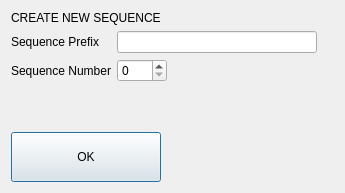
<?xml version="1.0" encoding="UTF-8"?>
<ui version="4.0">
 <class>Dialog</class>
 <widget class="QDialog" name="Dialog">
  <property name="geometry">
   <rect>
    <x>0</x>
    <y>0</y>
    <width>345</width>
    <height>193</height>
   </rect>
  </property>
  <property name="minimumSize">
   <size>
    <width>345</width>
    <height>193</height>
   </size>
  </property>
  <property name="maximumSize">
   <size>
    <width>345</width>
    <height>193</height>
   </size>
  </property>
  <property name="windowTitle">
   <string>Dialog</string>
  </property>
  <property name="styleSheet">
   <string notr="true">QProgressBar:horizontal {
    border: 1px solid #3A3939;
    text-align: center;
    padding: 1px;
    background: #201F1F;
}
QProgressBar::chunk:horizontal {
    background-color: qlineargradient(spread:reflect, x1:1, y1:0.545, x2:1, y2:0, stop:0 rgba(28, 66, 111, 255), stop:1 rgba(37, 87, 146, 255));
}

QToolTip
{
    border: 1px solid #3A3939;
    background-color: rgb(90, 102, 117);;
    color: white;
    padding: 1px;
    opacity: 200;
}

QWidget
{
    color: silver;
    background-color: #302F2F;
    selection-background-color:#3d8ec9;
    selection-color: black;
    background-clip: border;
    border-image: none;
    outline: 0;
}

QWidget:item:hover
{
    background-color: #78879b;
    color: black;
}

QWidget:item:selected
{
    background-color: #3d8ec9;
}

QCheckBox
{
    spacing: 5px;
    outline: none;
    color: #bbb;
    margin-bottom: 2px;
}

QCheckBox:disabled
{
    color: #777777;
}
QCheckBox::indicator,
QGroupBox::indicator
{
    width: 18px;
    height: 18px;
}
QGroupBox::indicator
{
    margin-left: 2px;
}

QCheckBox::indicator:unchecked,
QCheckBox::indicator:unchecked:hover,
QGroupBox::indicator:unchecked,
QGroupBox::indicator:unchecked:hover
{
    image: url(:/dark_blue/img/checkbox_unchecked.png);
}

QCheckBox::indicator:unchecked:focus,
QCheckBox::indicator:unchecked:pressed,
QGroupBox::indicator:unchecked:focus,
QGroupBox::indicator:unchecked:pressed
{
  border: none;
    image: url(:/dark_blue/img/checkbox_unchecked_focus.png);
}

QCheckBox::indicator:checked,
QCheckBox::indicator:checked:hover,
QGroupBox::indicator:checked,
QGroupBox::indicator:checked:hover
{
    image: url(:/dark_blue/img/checkbox_checked.png);
}

QCheckBox::indicator:checked:focus,
QCheckBox::indicator:checked:pressed,
QGroupBox::indicator:checked:focus,
QGroupBox::indicator:checked:pressed
{
  border: none;
    image: url(:/dark_blue/img/checkbox_checked_focus.png);
}

QCheckBox::indicator:indeterminate,
QCheckBox::indicator:indeterminate:hover,
QCheckBox::indicator:indeterminate:pressed
QGroupBox::indicator:indeterminate,
QGroupBox::indicator:indeterminate:hover,
QGroupBox::indicator:indeterminate:pressed
{
    image: url(:/dark_blue/img/checkbox_indeterminate.png);
}

QCheckBox::indicator:indeterminate:focus,
QGroupBox::indicator:indeterminate:focus
{
    image: url(:/dark_blue/img/checkbox_indeterminate_focus.png);
}

QCheckBox::indicator:checked:disabled,
QGroupBox::indicator:checked:disabled
{
    image: url(:/dark_blue/img/checkbox_checked_disabled.png);
}

QCheckBox::indicator:unchecked:disabled,
QGroupBox::indicator:unchecked:disabled
{
    image: url(:/dark_blue/img/checkbox_unchecked_disabled.png);
}

QRadioButton
{
    spacing: 5px;
    outline: none;
    color: #bbb;
    margin-bottom: 2px;
}

QRadioButton:disabled
{
    color: #777777;
}
QRadioButton::indicator
{
    width: 21px;
    height: 21px;
}

QRadioButton::indicator:unchecked,
QRadioButton::indicator:unchecked:hover
{
    image: url(:/dark_blue/img/radio_unchecked.png);
}

QRadioButton::indicator:unchecked:focus,
QRadioButton::indicator:unchecked:pressed
{
  border: none;
  outline: none;
    image: url(:/dark_blue/img/radio_unchecked_focus.png);
}

QRadioButton::indicator:checked,
QRadioButton::indicator:checked:hover
{
  border: none;
  outline: none;
    image: url(:/dark_blue/img/radio_checked.png);
}

QRadioButton::indicator:checked:focus,
QRadioButton::indicato::menu-arrowr:checked:pressed
{
  border: none;
  outline: none;
    image: url(:/dark_blue/img/radio_checked_focus.png);
}

QRadioButton::indicator:indeterminate,
QRadioButton::indicator:indeterminate:hover,
QRadioButton::indicator:indeterminate:pressed
{
        image: url(:/dark_blue/img/radio_indeterminate.png);
}

QRadioButton::indicator:checked:disabled
{
  outline: none;
  image: url(:/dark_blue/img/radio_checked_disabled.png);
}

QRadioButton::indicator:unchecked:disabled
{
    image: url(:/dark_blue/img/radio_unchecked_disabled.png);
}


QMenuBar
{
    background-color: #302F2F;
    color: silver;
}

QMenuBar::item
{
    background: transparent;
}

QMenuBar::item:selected
{
    background: transparent;
    border: 1px solid #3A3939;
}

QMenuBar::item:pressed
{
    border: 1px solid #3A3939;
    background-color: #3d8ec9;
    color: black;
    margin-bottom:-1px;
    padding-bottom:1px;
}

QMenu
{
    border: 1px solid #3A3939;
    color: silver;
    margin: 1px;
}

QMenu::icon
{
    margin: 1px;
}

QMenu::item
{
    padding: 2px 2px 2px 25px;
    margin-left: 5px;
    border: 1px solid transparent; /* reserve space for selection border */
}

QMenu::item:selected
{
    color: black;
}

QMenu::separator {
    height: 2px;
    background: lightblue;
    margin-left: 10px;
    margin-right: 5px;
}

QMenu::indicator {
    width: 16px;
    height: 16px;
}

/* non-exclusive indicator = check box style indicator
   (see QActionGroup::setExclusive) */
QMenu::indicator:non-exclusive:unchecked {
    image: url(:/dark_blue/img/checkbox_unchecked.png);
}

QMenu::indicator:non-exclusive:unchecked:selected {
    image: url(:/dark_blue/img/checkbox_unchecked_disabled.png);
}

QMenu::indicator:non-exclusive:checked {
    image: url(:/dark_blue/img/checkbox_checked.png);
}

QMenu::indicator:non-exclusive:checked:selected {
    image: url(:/dark_blue/img/checkbox_checked_disabled.png);
}

/* exclusive indicator = radio button style indicator (see QActionGroup::setExclusive) */
QMenu::indicator:exclusive:unchecked {
    image: url(:/dark_blue/img/radio_unchecked.png);
}

QMenu::indicator:exclusive:unchecked:selected {
    image: url(:/dark_blue/img/radio_unchecked_disabled.png);
}

QMenu::indicator:exclusive:checked {
    image: url(:/dark_blue/img/radio_checked.png);
}

QMenu::indicator:exclusive:checked:selected {
    image: url(:/dark_blue/img/radio_checked_disabled.png);
}

QMenu::right-arrow {
    margin: 5px;
    image: url(:/dark_blue/img/right_arrow.png)
}


QWidget:disabled
{
    color: #808080;
    background-color: #302F2F;
}

QAbstractItemView
{
    alternate-background-color: #3A3939;
    color: silver;
    border: 1px solid 3A3939;
    border-radius: 2px;
    padding: 1px;
}

QWidget:focus, QMenuBar:focus
{
    border: 1px solid #78879b;
}

QTabWidget:focus, QCheckBox:focus, QRadioButton:focus, QSlider:focus
{
    border: none;
}

QLineEdit
{
    background-color: #201F1F;
    padding: 2px;
    border-style: solid;
    border: 1px solid #3A3939;
    border-radius: 2px;
    color: silver;
}

QGroupBox {
    border:1px solid #3A3939;
    border-radius: 2px;
    margin-top: 20px;
    background-color: #302F2F;
    color: silver;
}

QGroupBox::title {
    subcontrol-origin: margin;
    subcontrol-position: top center;
    padding-left: 10px;
    padding-right: 10px;
    padding-top: 10px;
}

QAbstractScrollArea
{
    border-radius: 2px;
    border: 1px solid #3A3939;
    background-color: transparent;
}

QScrollBar:horizontal
{
    height: 15px;
    margin: 3px 15px 3px 15px;
    border: 1px transparent #2A2929;
    border-radius: 4px;
    background-color: #2A2929;
}

QScrollBar::handle:horizontal
{
    background-color: #605F5F;
    min-width: 5px;
    border-radius: 4px;
}

QScrollBar::add-line:horizontal
{
    margin: 0px 3px 0px 3px;
    border-image: url(:/dark_blue/img/right_arrow_disabled.png);
    width: 10px;
    height: 10px;
    subcontrol-position: right;
    subcontrol-origin: margin;
}

QScrollBar::sub-line:horizontal
{
    margin: 0px 3px 0px 3px;
    border-image: url(:/dark_blue/img/left_arrow_disabled.png);
    height: 10px;
    width: 10px;
    subcontrol-position: left;
    subcontrol-origin: margin;
}

QScrollBar::add-line:horizontal:hover,QScrollBar::add-line:horizontal:on
{
    border-image: url(:/dark_blue/img/right_arrow.png);
    height: 10px;
    width: 10px;
    subcontrol-position: right;
    subcontrol-origin: margin;
}


QScrollBar::sub-line:horizontal:hover, QScrollBar::sub-line:horizontal:on
{
    border-image: url(:/dark_blue/img/left_arrow.png);
    height: 10px;
    width: 10px;
    subcontrol-position: left;
    subcontrol-origin: margin;
}

QScrollBar::up-arrow:horizontal, QScrollBar::down-arrow:horizontal
{
    background: none;
}


QScrollBar::add-page:horizontal, QScrollBar::sub-page:horizontal
{
    background: none;
}

QScrollBar:vertical
{
    background-color: #2A2929;
    width: 15px;
    margin: 15px 3px 15px 3px;
    border: 1px transparent #2A2929;
    border-radius: 4px;
}

QScrollBar::handle:vertical
{
    background-color: #605F5F;
    min-height: 5px;
    border-radius: 4px;
}

QScrollBar::sub-line:vertical
{
    margin: 3px 0px 3px 0px;
    border-image: url(:/dark_blue/img/up_arrow_disabled.png);
    height: 10px;
    width: 10px;
    subcontrol-position: top;
    subcontrol-origin: margin;
}

QScrollBar::add-line:vertical
{
    margin: 3px 0px 3px 0px;
    border-image: url(:/dark_blue/img/down_arrow_disabled.png);
    height: 10px;
    width: 10px;
    subcontrol-position: bottom;
    subcontrol-origin: margin;
}

QScrollBar::sub-line:vertical:hover,QScrollBar::sub-line:vertical:on
{

    border-image: url(:/dark_blue/img/up_arrow.png);
    height: 10px;
    width: 10px;
    subcontrol-position: top;
    subcontrol-origin: margin;
}


QScrollBar::add-line:vertical:hover, QScrollBar::add-line:vertical:on
{
    border-image: url(:/dark_blue/img/down_arrow.png);
    height: 10px;
    width: 10px;
    subcontrol-position: bottom;
    subcontrol-origin: margin;
}

QScrollBar::up-arrow:vertical, QScrollBar::down-arrow:vertical
{
    background: none;
}


QScrollBar::add-page:vertical, QScrollBar::sub-page:vertical
{
    background: none;
}

QTextEdit
{
    background-color: #201F1F;
    color: silver;
    border: 1px solid #3A3939;
}

QPlainTextEdit
{
    background-color: #201F1F;;
    color: silver;
    border-radius: 2px;
    border: 1px solid #3A3939;
}

QHeaderView::section
{
    background-color: #3A3939;
    color: silver;
    padding-left: 4px;
    border: 1px solid #6c6c6c;
}

QSizeGrip {
    image: url(:/dark_blue/img/sizegrip.png);
    width: 12px;
    height: 12px;
}

QMainWindow
{
    background-color: #302F2F;

}

QMainWindow::separator
{
    background-color: #302F2F;
    color: white;
    padding-left: 4px;
    spacing: 2px;
    border: 1px dashed #3A3939;
}

QMainWindow::separator:hover
{

    background-color: #787876;
    color: white;
    padding-left: 4px;
    border: 1px solid #3A3939;
    spacing: 2px;
}


QMenu::separator
{
    height: 1px;
    background-color: #3A3939;
    color: white;
    padding-left: 4px;
    margin-left: 10px;
    margin-right: 5px;
}


QFrame
{
    border-radius: 2px;
    border: 1px solid #444;
}

QFrame[frameShape=&quot;0&quot;]
{
    border-radius: 2px;
    border: 1px transparent #444;
}

QStackedWidget
{
    background-color: #302F2F;
    border: 1px transparent black;
}

QToolBar {
    border: 1px transparent #393838;
    background: 1px solid #302F2F;
    font-weight: bold;
}

QToolBar::handle:horizontal {
    image: url(:/dark_blue/img/Hmovetoolbar.png);
}
QToolBar::handle:vertical {
    image: url(:/dark_blue/img/Vmovetoolbar.png);
}
QToolBar::separator:horizontal {
    image: url(:/dark_blue/img/Hsepartoolbar.png);
}
QToolBar::separator:vertical {
    image: url(:/dark_blue/img/Vsepartoolbars.png);
}

QPushButton
{
    color: silver;
    background-color: #302F2F;
    border-width: 2px;
    border-color: #4A4949;
    border-style: solid;
    padding-top: 2px;
    padding-bottom: 2px;
    padding-left: 10px;
    padding-right: 10px;
    border-radius: 4px;
    /* outline: none; */
    /* min-width: 40px; */
}

QPushButton:disabled
{
    background-color: #302F2F;
    border-width: 2px;
    border-color: #3A3939;
    border-style: solid;
    padding-top: 2px;
    padding-bottom: 2px;
    padding-left: 10px;
    padding-right: 10px;
    /*border-radius: 2px;*/
    color: #808080;
}

QPushButton:focus {
    background-color: #3d8ec9;
    color: white;
}

QComboBox
{
    selection-background-color: #3d8ec9;
    background-color: #201F1F;
    border-style: solid;
    border: 1px solid #3A3939;
    border-radius: 2px;
    padding: 2px;
    min-width: 75px;
}

QPushButton:checked{
    background-color: #4A4949;
    border-color: #6A6969;
}

QPushButton:hover {
    border: 2px solid #78879b;
    color: silver;
}

QComboBox:hover, QAbstractSpinBox:hover,QLineEdit:hover,QTextEdit:hover,QPlainTextEdit:hover,QAbstractView:hover,QTreeView:hover
{
    border: 1px solid #78879b;
    color: silver;
}

QComboBox:on
{
    background-color: #626873;
    padding-top: 3px;
    padding-left: 4px;
    selection-background-color: #4a4a4a;
}

QComboBox QAbstractItemView
{
    background-color: #201F1F;
    border-radius: 2px;
    border: 1px solid #444;
    selection-background-color: #3d8ec9;
    color: silver;
}

QComboBox::drop-down
{
    subcontrol-origin: padding;
    subcontrol-position: top right;
    width: 15px;

    border-left-width: 0px;
    border-left-color: darkgray;
    border-left-style: solid;
    border-top-right-radius: 3px;
    border-bottom-right-radius: 3px;
}

QComboBox::down-arrow
{
    image: url(:/dark_blue/img/down_arrow_disabled.png);
}

QComboBox::down-arrow:on, QComboBox::down-arrow:hover,
QComboBox::down-arrow:focus
{
    image: url(:/dark_blue/img/down_arrow.png);
}

QPushButton:pressed
{
    background-color: #484846;
}

QAbstractSpinBox {
    padding-top: 2px;
    padding-bottom: 2px;
    border: 1px solid #3A3939;
    background-color: #201F1F;
    color: silver;
    border-radius: 2px;
    min-width: 75px;
}

QAbstractSpinBox:up-button
{
    background-color: transparent;
    subcontrol-origin: border;
    subcontrol-position: top right;
}

QAbstractSpinBox:down-button
{
    background-color: transparent;
    subcontrol-origin: border;
    subcontrol-position: bottom right;
}

QAbstractSpinBox::up-arrow,QAbstractSpinBox::up-arrow:disabled,QAbstractSpinBox::up-arrow:off {
    image: url(:/dark_blue/img/up_arrow_disabled.png);
    width: 10px;
    height: 10px;
}
QAbstractSpinBox::up-arrow:hover
{
    image: url(:/dark_blue/img/up_arrow.png);
}


QAbstractSpinBox::down-arrow,QAbstractSpinBox::down-arrow:disabled,QAbstractSpinBox::down-arrow:off
{
    image: url(:/dark_blue/img/down_arrow_disabled.png);
    width: 10px;
    height: 10px;
}
QAbstractSpinBox::down-arrow:hover
{
    image: url(:/dark_blue/img/down_arrow.png);
}


QLabel
{
    border: 0px solid black;
}

QTabWidget{
    border: 1px transparent black;
}

QTabWidget::pane {
    border: 1px solid #444;
    border-radius: 3px;
    padding: 3px;
}

QTabBar
{
    qproperty-drawBase: 0;
    left: 5px; /* move to the right by 5px */
}

QTabBar:focus
{
    border: 0px transparent black;
}

QTabBar::close-button  {
    image: url(:/dark_blue/img/close.png);
    background: transparent;
}

QTabBar::close-button:hover
{
    image: url(:/dark_blue/img/close-hover.png);
    background: transparent;
}

QTabBar::close-button:pressed {
    image: url(:/dark_blue/img/close-pressed.png);
    background: transparent;
}

/* TOP TABS */
QTabBar::tab:top {
    color: #b1b1b1;
    border: 1px solid #4A4949;
    border-bottom: 1px transparent black;
    background-color: #302F2F;
    padding: 5px;
    border-top-left-radius: 2px;
    border-top-right-radius: 2px;
}

QTabBar::tab:top:!selected
{
    color: #b1b1b1;
    background-color: #201F1F;
    border: 1px transparent #4A4949;
    border-bottom: 1px transparent #4A4949;
    border-top-left-radius: 0px;
    border-top-right-radius: 0px;
}

QTabBar::tab:top:!selected:hover {
    background-color: #48576b;
}

/* BOTTOM TABS */
QTabBar::tab:bottom {
    color: #b1b1b1;
    border: 1px solid #4A4949;
    border-top: 1px transparent black;
    background-color: #302F2F;
    padding: 5px;
    border-bottom-left-radius: 2px;
    border-bottom-right-radius: 2px;
}

QTabBar::tab:bottom:!selected
{
    color: #b1b1b1;
    background-color: #201F1F;
    border: 1px transparent #4A4949;
    border-top: 1px transparent #4A4949;
    border-bottom-left-radius: 0px;
    border-bottom-right-radius: 0px;
}

QTabBar::tab:bottom:!selected:hover {
    background-color: #78879b;
}

/* LEFT TABS */
QTabBar::tab:left {
    color: #b1b1b1;
    border: 1px solid #4A4949;
    border-left: 1px transparent black;
    background-color: #302F2F;
    padding: 5px;
    border-top-right-radius: 2px;
    border-bottom-right-radius: 2px;
}

QTabBar::tab:left:!selected
{
    color: #b1b1b1;
    background-color: #201F1F;
    border: 1px transparent #4A4949;
    border-right: 1px transparent #4A4949;
    border-top-right-radius: 0px;
    border-bottom-right-radius: 0px;
}

QTabBar::tab:left:!selected:hover {
    background-color: #48576b;
}


/* RIGHT TABS */
QTabBar::tab:right {
    color: #b1b1b1;
    border: 1px solid #4A4949;
    border-right: 1px transparent black;
    background-color: #302F2F;
    padding: 5px;
    border-top-left-radius: 2px;
    border-bottom-left-radius: 2px;
}

QTabBar::tab:right:!selected
{
    color: #b1b1b1;
    background-color: #201F1F;
    border: 1px transparent #4A4949;
    border-right: 1px transparent #4A4949;
    border-top-left-radius: 0px;
    border-bottom-left-radius: 0px;
}

QTabBar::tab:right:!selected:hover {
    background-color: #48576b;
}

QTabBar QToolButton::right-arrow:enabled {
     image: url(:/dark_blue/img/right_arrow.png);
 }

 QTabBar QToolButton::left-arrow:enabled {
     image: url(:/dark_blue/img/left_arrow.png);
 }

QTabBar QToolButton::right-arrow:disabled {
     image: url(:/dark_blue/img/right_arrow_disabled.png);
 }

 QTabBar QToolButton::left-arrow:disabled {
     image: url(:/dark_blue/img/left_arrow_disabled.png);
 }


QDockWidget {
    border: 1px solid #403F3F;
    titlebar-close-icon: url(:/dark_blue/img/close.png);
    titlebar-normal-icon: url(:/dark_blue/img/undock.png);
}

QDockWidget::close-button, QDockWidget::float-button {
    border: 1px solid transparent;
    border-radius: 2px;
    background: transparent;
}

QDockWidget::close-button:hover, QDockWidget::float-button:hover {
    background: rgba(255, 255, 255, 10);
}

QDockWidget::close-button:pressed, QDockWidget::float-button:pressed {
    padding: 1px -1px -1px 1px;
    background: rgba(255, 255, 255, 10);
}

QTreeView, QListView, QTextBrowser, AtLineEdit, AtLineEdit::hover {
    border: 1px solid #444;
    background-color: silver;
    border-radius: 3px;
    margin-left: 3px;
    color: black;
}

QTreeView:branch:selected, QTreeView:branch:hover {
    background: url(:/dark_blue/img/transparent.png);
}

QTreeView::branch:has-siblings:!adjoins-item {
    border-image: url(:/dark_blue/img/transparent.png);
}

QTreeView::branch:has-siblings:adjoins-item {
    border-image: url(:/dark_blue/img/transparent.png);
}

QTreeView::branch:!has-children:!has-siblings:adjoins-item {
    border-image: url(:/dark_blue/img/transparent.png);
}

QTreeView::branch:has-children:!has-siblings:closed,
QTreeView::branch:closed:has-children:has-siblings {
    image: url(:/dark_blue/img/branch_closed.png);
}

QTreeView::branch:open:has-children:!has-siblings,
QTreeView::branch:open:has-children:has-siblings  {
    image: url(:/dark_blue/img/branch_open.png);
}

QTreeView::branch:has-children:!has-siblings:closed:hover,
QTreeView::branch:closed:has-children:has-siblings:hover {
    image: url(:/dark_blue/img/branch_closed-on.png);
    }

QTreeView::branch:open:has-children:!has-siblings:hover,
QTreeView::branch:open:has-children:has-siblings:hover  {
    image: url(:/dark_blue/img/branch_open-on.png);
    }

QListView::item:!selected:hover, QListView::item:!selected:hover, QTreeView::item:!selected:hover  {
    background: rgba(0, 0, 0, 0);
    outline: 0;
    color: #FFFFFF
}

QListView::item:selected:hover, QListView::item:selected:hover, QTreeView::item:selected:hover  {
    background: #3d8ec9;
    color: #FFFFFF;
}

QSlider::groove:horizontal {
    border: 1px solid #3A3939;
    height: 8px;
    background: #201F1F;
    margin: 2px 0;
    border-radius: 2px;
}

QSlider::handle:horizontal {
    background: QLinearGradient( x1: 0, y1: 0, x2: 0, y2: 1,
      stop: 0.0 silver, stop: 0.2 #a8a8a8, stop: 1 #727272);
    border: 1px solid #3A3939;
    width: 14px;
    height: 14px;
    margin: -4px 0;
    border-radius: 2px;
}

QSlider::groove:vertical {
    border: 1px solid #3A3939;
    width: 8px;
    background: #201F1F;
    margin: 0 0px;
    border-radius: 2px;
}

QSlider::handle:vertical {
    background: QLinearGradient( x1: 0, y1: 0, x2: 0, y2: 1, stop: 0.0 silver,
    stop: 0.2 #a8a8a8, stop: 1 #727272);
    border: 1px solid #3A3939;
    width: 14px;
    height: 14px;
    margin: 0 -4px;
    border-radius: 2px;
}

QToolButton {
    /*  background-color: transparent; */
    border: 2px transparent #4A4949;
    border-radius: 4px;
    background-color: dimgray;
    margin: 2px;
    padding: 2px;
}

QToolButton[popupMode=&quot;1&quot;] { /* only for MenuButtonPopup */
 padding-right: 20px; /* make way for the popup button */
 border: 2px transparent #4A4949;
 border-radius: 4px;
}

QToolButton[popupMode=&quot;2&quot;] { /* only for InstantPopup */
 padding-right: 10px; /* make way for the popup button */
 border: 2px transparent #4A4949;
}


QToolButton:hover, QToolButton::menu-button:hover {
    border: 2px solid #78879b;
}

QToolButton:checked, QToolButton:pressed,
    QToolButton::menu-button:pressed {
    background-color: #4A4949;
    border: 2px solid #78879b;
}

/* the subcontrol below is used only in the InstantPopup or DelayedPopup mode */
QToolButton::menu-indicator {
    image: url(:/dark_blue/img/down_arrow.png);
    top: -7px; left: -2px; /* shift it a bit */
}

/* the subcontrols below are used only in the MenuButtonPopup mode */
QToolButton::menu-button {
    border: 1px transparent #4A4949;
    border-top-right-radius: 6px;
    border-bottom-right-radius: 6px;
    /* 16px width + 4px for border = 20px allocated above */
    width: 16px;
    outline: none;
}

QToolButton::menu-arrow {
    image: url(:/dark_blue/img/down_arrow.png);
}

QToolButton::menu-arrow:open {
    top: 1px; left: 1px; /* shift it a bit */
    border: 1px solid #3A3939;
}

QPushButton::menu-indicator  {
    subcontrol-origin: padding;
    subcontrol-position: bottom right;
    left: 4px;
}

QTableView
{
    border: 1px solid #444;
    gridline-color: #6c6c6c;
    background-color: #201F1F;
}


QTableView, QHeaderView
{
    border-radius: 0px;
}

QTableView::item:pressed, QListView::item:pressed, QTreeView::item:pressed  {
    background: #78879b;
    color: #FFFFFF;
}

QTableView::item:selected:active, QTreeView::item:selected:active, QListView::item:selected:active  {
    background: #3d8ec9;
    color: #FFFFFF;
}


QHeaderView
{
    border: 1px transparent;
    border-radius: 2px;
    margin: 0px;
    padding: 0px;
}

QHeaderView::section  {
    background-color: #3A3939;
    color: silver;
    padding: 4px;
    border: 1px solid #6c6c6c;
    border-radius: 0px;
    text-align: center;
}

QHeaderView::section::vertical::first, QHeaderView::section::vertical::only-one
{
    border-top: 1px solid #6c6c6c;
}

QHeaderView::section::vertical
{
    border-top: transparent;
}

QHeaderView::section::horizontal::first, QHeaderView::section::horizontal::only-one
{
    border-left: 1px solid #6c6c6c;
}

QHeaderView::section::horizontal
{
    border-left: transparent;
}


QHeaderView::section:checked
 {
    color: white;
    background-color: #5A5959;
 }

 /* style the sort indicator */
QHeaderView::down-arrow {
    image: url(:/dark_blue/img/down_arrow.png);
}

QHeaderView::up-arrow {
    image: url(:/dark_blue/img/up_arrow.png);
}


QTableCornerButton::section {
    background-color: #3A3939;
    border: 1px solid #3A3939;
    border-radius: 2px;
}

QToolBox  {
    padding: 3px;
    border: 1px transparent black;
}

QToolBox::tab {
    color: #b1b1b1;
    background-color: #302F2F;
    border: 1px solid #4A4949;
    border-bottom: 1px transparent #302F2F;
    border-top-left-radius: 5px;
    border-top-right-radius: 5px;
}

 QToolBox::tab:selected { /* italicize selected tabs */
    font: italic;
    background-color: #302F2F;
    border-color: #3d8ec9;
 }

QStatusBar::item {
    border: 1px solid #3A3939;
    border-radius: 2px;
 }


QFrame[height=&quot;3&quot;], QFrame[width=&quot;3&quot;] {
    background-color: #AAA;
}


QSplitter::handle {
    border: 1px dashed #3A3939;
}

QSplitter::handle:hover {
    background-color: #787876;
    border: 1px solid #3A3939;
}

QSplitter::handle:horizontal {
    width: 1px;
}

QSplitter::handle:vertical {
    height: 1px;
}

QListWidget {
    background-color: silver;
    border-radius: 5px;
    margin-left: 5px;
}

QListWidget::item {
    color: black;
}

QMessageBox {
    messagebox-critical-icon	: url(:/dark_blue/img/critical.png);
    messagebox-information-icon	: url(:/dark_blue/img/information.png);
    messagebox-question-icon	: url(:/dark_blue/img/question.png);
    messagebox-warning-icon:    : url(:/dark_blue/img/warning.png);
}

ColorButton::enabled {
    border-radius: 0px;
    border: 1px solid #444444;
}

ColorButton::disabled {
    border-radius: 0px;
    border: 1px solid #AAAAAA;
}</string>
  </property>
  <layout class="QGridLayout" name="gridLayout_2">
   <item row="0" column="0">
    <layout class="QGridLayout" name="gridLayout">
     <item row="0" column="0">
      <widget class="QLabel" name="label_4">
       <property name="text">
        <string>CREATE NEW SEQUENCE</string>
       </property>
      </widget>
     </item>
     <item row="1" column="0">
      <layout class="QVBoxLayout" name="verticalLayout">
       <item>
        <layout class="QFormLayout" name="formLayout">
         <item row="0" column="0">
          <widget class="QLabel" name="label">
           <property name="text">
            <string>Sequence Prefix</string>
           </property>
          </widget>
         </item>
         <item row="0" column="1">
          <widget class="QLineEdit" name="ln_project_name">
           <property name="minimumSize">
            <size>
             <width>200</width>
             <height>0</height>
            </size>
           </property>
           <property name="maximumSize">
            <size>
             <width>200</width>
             <height>16777215</height>
            </size>
           </property>
          </widget>
         </item>
         <item row="1" column="0">
          <widget class="QLabel" name="label_2">
           <property name="text">
            <string>Sequence Number</string>
           </property>
          </widget>
         </item>
         <item row="1" column="1">
          <widget class="QSpinBox" name="spinBox">
           <property name="minimumSize">
            <size>
             <width>50</width>
             <height>0</height>
            </size>
           </property>
           <property name="maximumSize">
            <size>
             <width>50</width>
             <height>16777215</height>
            </size>
           </property>
          </widget>
         </item>
        </layout>
       </item>
       <item>
        <spacer name="verticalSpacer">
         <property name="orientation">
          <enum>Qt::Vertical</enum>
         </property>
         <property name="sizeHint" stdset="0">
          <size>
           <width>20</width>
           <height>40</height>
          </size>
         </property>
        </spacer>
       </item>
       <item>
        <widget class="QPushButton" name="btn_create_project">
         <property name="minimumSize">
          <size>
           <width>150</width>
           <height>50</height>
          </size>
         </property>
         <property name="maximumSize">
          <size>
           <width>150</width>
           <height>50</height>
          </size>
         </property>
         <property name="text">
          <string>OK</string>
         </property>
        </widget>
       </item>
      </layout>
     </item>
    </layout>
   </item>
  </layout>
 </widget>
 <resources/>
 <connections/>
</ui>
